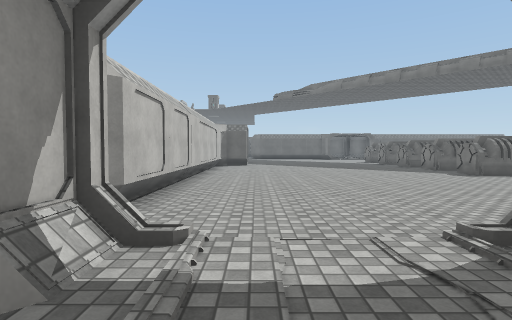
View 1 (above)

18 first-person views from a walk through a Unity game level. The camera is 1.3 m above the floor, tilts 2° down and sees 80° across. The floor is counted in squares, 2 m on a side. Each view is taken from the middle of a square. On the plan, view 1 faces up. The plan holds only what a view shows up to about 10 squares ahead; the rest is blank. The place goes on beyond the plan. The player is left out. Surface patterns are stand-ins for the level's own textures.

View 2
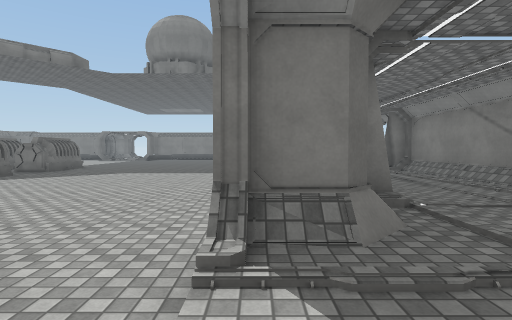

View 3
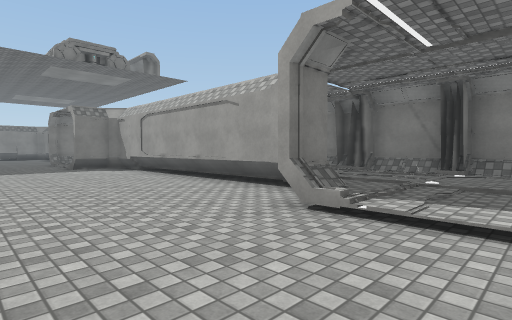

View 4
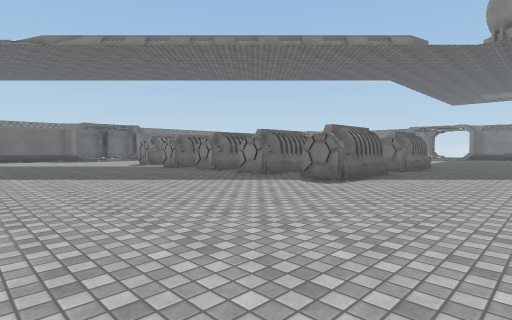

View 5
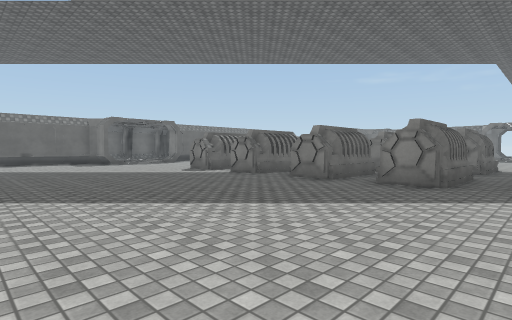

View 6
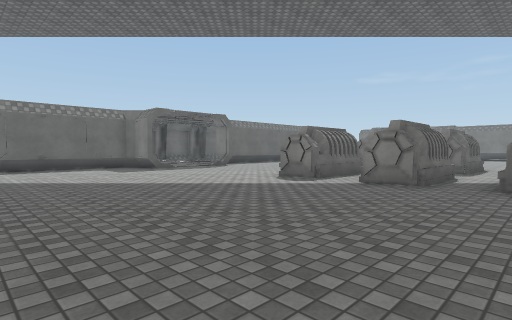

View 7
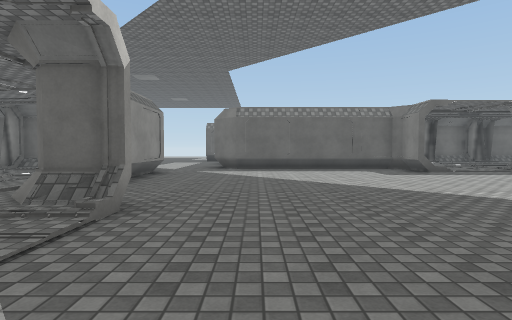

View 8
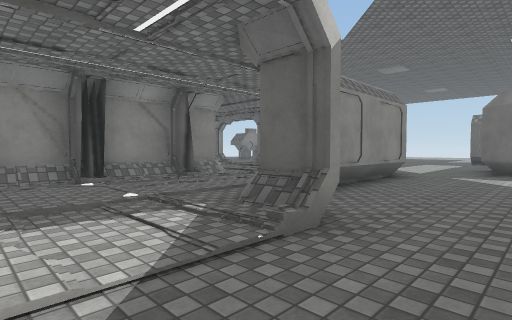

View 9
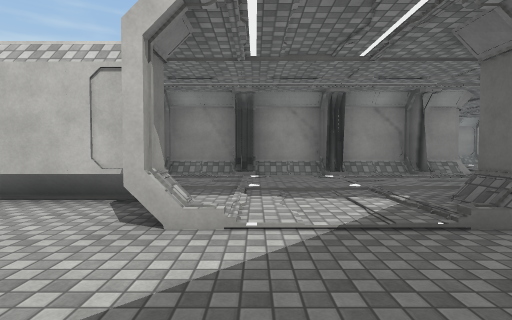

View 10
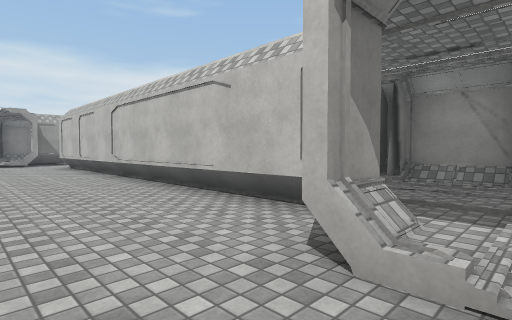

View 11
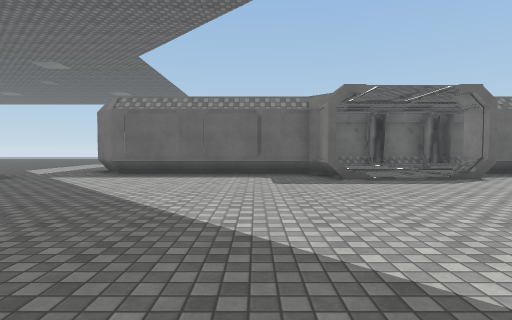

View 12
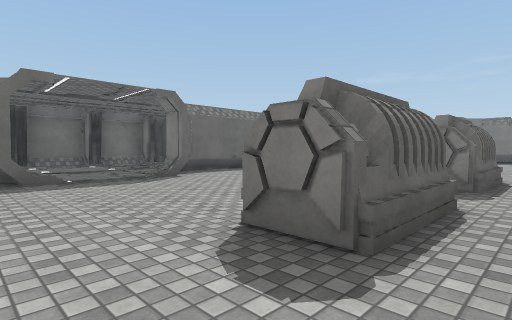

View 13
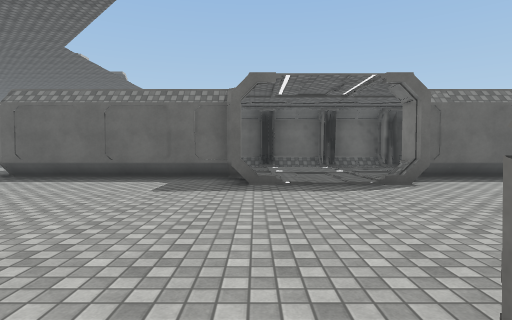

View 14
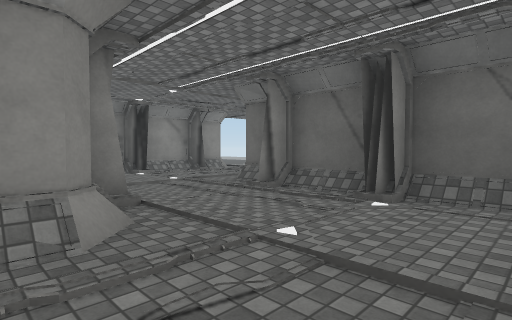

View 15
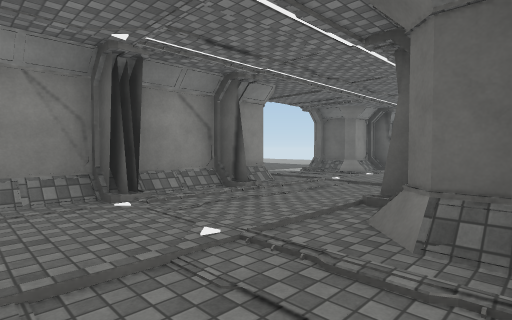

View 16
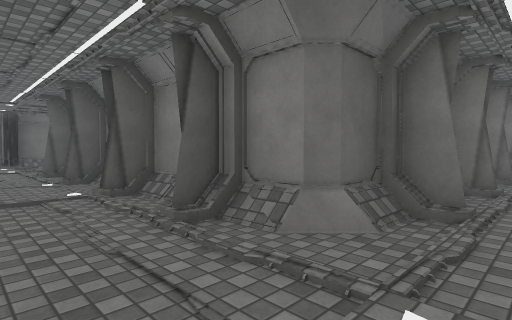

View 17
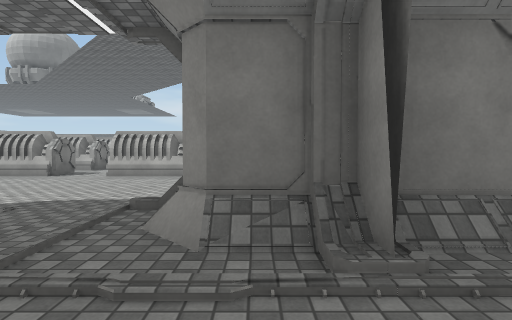

View 18
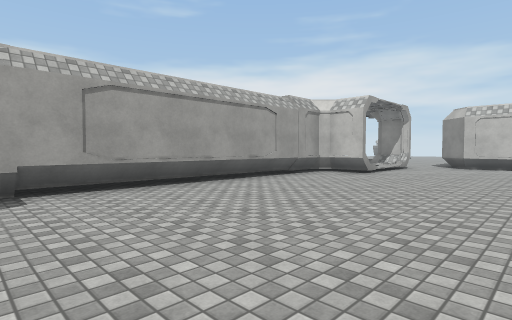

### Floor plan
Key: @ floor where view 1 was taken; # wall or solid block; . main floor; : floor 0.25 m higher than the main floor; / step, stairs or slope; T thing the floor can be seen under or through; O other object.
Columns run from 6 left of view 1 to 10 right of it. Each row starts with its distance up from view 1.
 35       # .#
 34     .##..#
 33     .....#
 32      ....#
 31       #..#
 30       #..#
 29       #..#
 28      .#..########
 27   ....#..........
 26   ....#.........
 25    ...#######./##
 24 #   #.......#./#.
 23 ..  #............
 22  .. #............
 21 ##..#............
 20  #..#............
 19  #..##.......OOO.
 18  #.../.......OOOO
 17  #...............
 16  #...........OOOO
 15  #..##...........
 14  #..#........OOOO
 13     #..........
 12     #........OOOO
 11     #............
 10     #........OOOO
  9     #............
  8     #............
  7     #............
  6     #............
  5     #............
  4     #............
  3      ............
  2      #::#........
  1      #::#TTTTTTTT
  0       @:::::::::
 -1        :::::::
 -2        #########

Where each view was taken, in squares from view 1:
view 1: 0 up, 0 right, facing up
view 2: 2 up, 0 right, facing right
view 3: 5 up, 0 right, facing down-right
view 4: 6 up, 1 right, facing up-right
view 5: 10 up, 1 right, facing up-right
view 6: 14 up, 1 right, facing up-right
view 7: 15 up, 1 right, facing up
view 8: 16 up, 1 right, facing up-left
view 9: 16 up, 2 right, facing left
view 10: 16 up, 1 right, facing down-left
view 11: 17 up, 4 right, facing up
view 12: 17 up, 5 right, facing up-right
view 13: 18 up, 6 right, facing up
view 14: 24 up, 8 right, facing up-left
view 15: 26 up, 4 right, facing up-left
view 16: 27 up, 1 right, facing up-right
view 17: 27 up, 5 right, facing down
view 18: 6 up, 10 right, facing down-left
